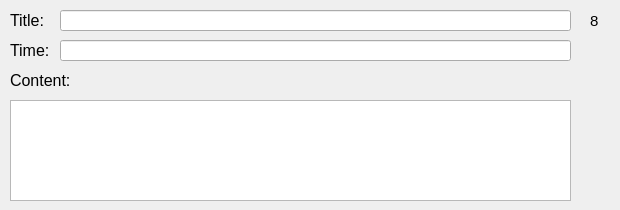
        <widget class="QWidget" name="Page8_2">
         <widget class="QLabel" name="label_72">
          <property name="geometry">
           <rect>
            <x>10</x>
            <y>10</y>
            <width>41</width>
            <height>21</height>
           </rect>
          </property>
          <property name="font">
           <font>
            <pointsize>12</pointsize>
           </font>
          </property>
          <property name="text">
           <string>Title:</string>
          </property>
         </widget>
         <widget class="QLabel" name="label_73">
          <property name="geometry">
           <rect>
            <x>10</x>
            <y>40</y>
            <width>41</width>
            <height>21</height>
           </rect>
          </property>
          <property name="font">
           <font>
            <pointsize>12</pointsize>
           </font>
          </property>
          <property name="text">
           <string>Time:</string>
          </property>
         </widget>
         <widget class="QLineEdit" name="title_18">
          <property name="geometry">
           <rect>
            <x>60</x>
            <y>10</y>
            <width>511</width>
            <height>21</height>
           </rect>
          </property>
          <property name="readOnly">
           <bool>true</bool>
          </property>
         </widget>
         <widget class="QLineEdit" name="time_18">
          <property name="geometry">
           <rect>
            <x>60</x>
            <y>40</y>
            <width>511</width>
            <height>21</height>
           </rect>
          </property>
          <property name="readOnly">
           <bool>true</bool>
          </property>
         </widget>
         <widget class="QLabel" name="label_74">
          <property name="geometry">
           <rect>
            <x>10</x>
            <y>70</y>
            <width>71</width>
            <height>21</height>
           </rect>
          </property>
          <property name="font">
           <font>
            <pointsize>12</pointsize>
           </font>
          </property>
          <property name="text">
           <string>Content:</string>
          </property>
         </widget>
         <widget class="QLabel" name="label_75">
          <property name="geometry">
           <rect>
            <x>590</x>
            <y>10</y>
            <width>21</width>
            <height>21</height>
           </rect>
          </property>
          <property name="font">
           <font>
            <pointsize>11</pointsize>
           </font>
          </property>
          <property name="layoutDirection">
           <enum>Qt::LeftToRight</enum>
          </property>
          <property name="frameShape">
           <enum>QFrame::NoFrame</enum>
          </property>
          <property name="text">
           <string>8</string>
          </property>
         </widget>
         <widget class="QPlainTextEdit" name="plainTextEdit_18">
          <property name="geometry">
           <rect>
            <x>10</x>
            <y>100</y>
            <width>561</width>
            <height>101</height>
           </rect>
          </property>
          <property name="readOnly">
           <bool>true</bool>
          </property>
         </widget>
        </widget>
